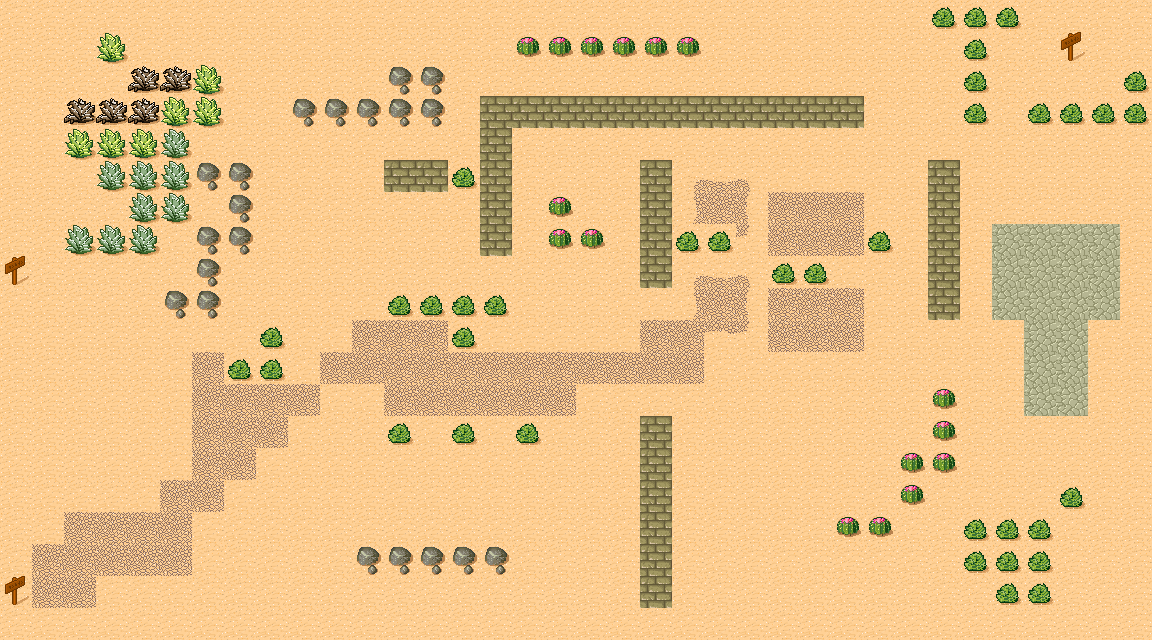

Tiled map render using the project's own tile images. Description and the map definition, with tile-layer contents summarised, below:
An orthogonal 36x20 tile map with 32x32 px tiles, 1 tile layer (bg).

<map version="1.0" orientation="orthogonal" renderorder="left-down" width="36" height="20" tilewidth="32" tileheight="32" nextobjectid="12">
 <tileset firstgid="1" name="Desert" tilewidth="32" tileheight="32" spacing="1" margin="1" tilecount="48" columns="8">
  <image source="tmw_desert_spacing.png" width="265" height="199" />
  <tile id="9">
   <properties>
    <property name="collision" type="bool" value="true" />
   </properties>
  </tile>
  <tile id="14">
   <properties>
    <property name="collision" type="bool" value="false" />
   </properties>
  </tile>
  <tile id="29">
   <properties>
    <property name="collision" type="bool" value="false" />
   </properties>
  </tile>
  <tile id="30">
   <properties>
    <property name="collision" type="bool" value="true" />
   </properties>
  </tile>
  <tile id="31">
   <properties>
    <property name="collision" type="bool" value="true" />
   </properties>
  </tile>
  <tile id="37">
   <properties>
    <property name="collision" type="bool" value="true" />
   </properties>
  </tile>
  <tile id="38">
   <properties>
    <property name="collision" type="bool" value="true" />
   </properties>
  </tile>
  <tile id="39">
   <properties>
    <property name="collision" type="bool" value="true" />
   </properties>
  </tile>
  <tile id="45">
   <properties>
    <property name="collision" type="bool" value="true" />
   </properties>
  </tile>
  <tile id="46">
   <properties>
    <property name="collision" type="bool" value="true" />
   </properties>
  </tile>
  <tile id="47">
   <properties>
    <property name="collision" type="bool" value="true" />
   </properties>
  </tile>
 </tileset>
 <layer name="bg" width="36" height="20">
  <data>[720 cells, 720 non-empty, 18 distinct tile ids]</data>
 </layer>
</map>
